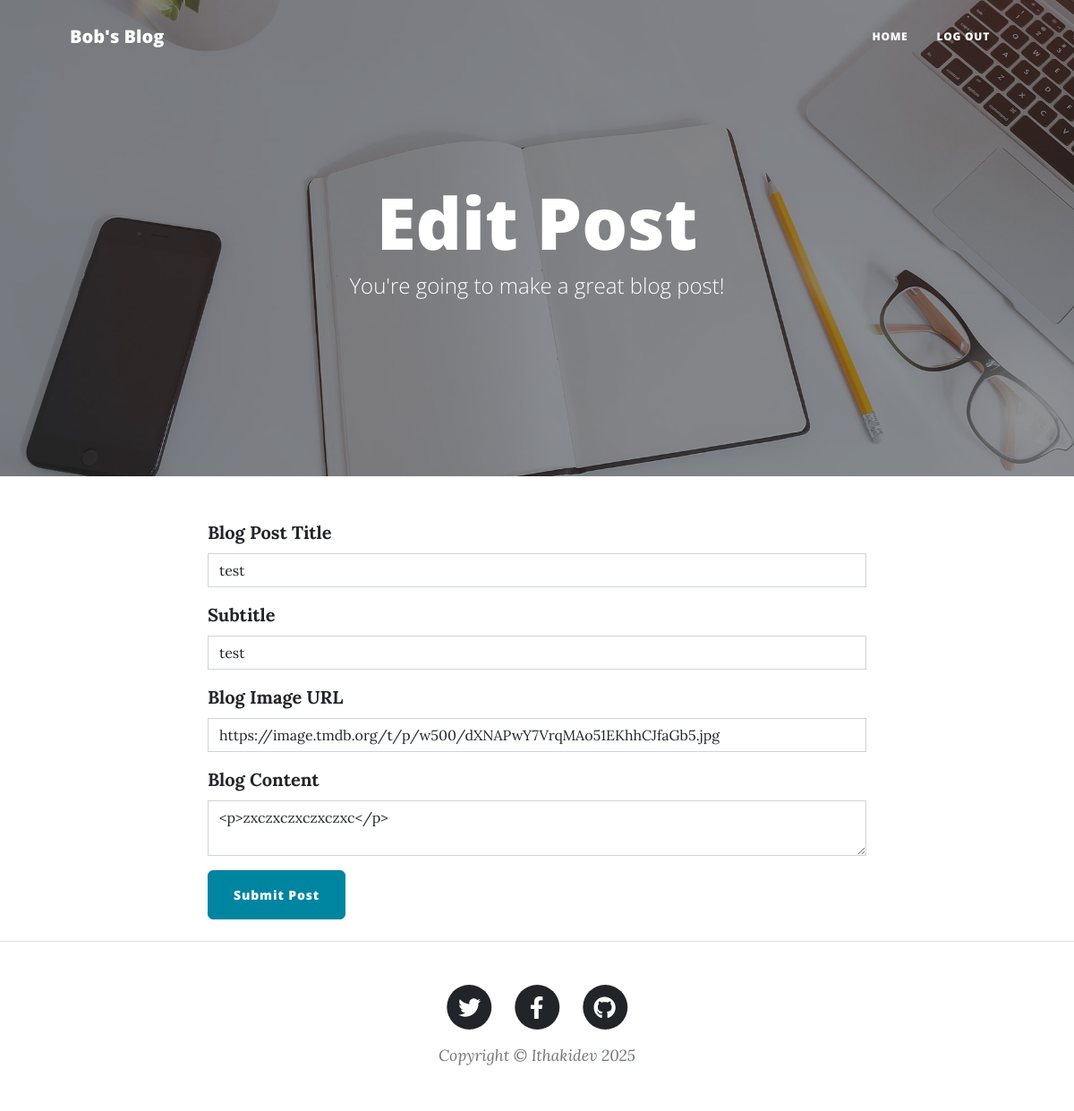
/edit-post/3 (signed in), run on the app's committed database.
### main.py (models this page shows)
class BlogPost(db.Model):
    __tablename__ = "blog_posts"
    id: Mapped[int] = mapped_column(Integer, primary_key=True)
    title: Mapped[str] = mapped_column(String(250), unique=True, nullable=False)
    subtitle: Mapped[str] = mapped_column(String(250), nullable=False)
    date: Mapped[str] = mapped_column(String(250), nullable=False)
    body: Mapped[str] = mapped_column(Text, nullable=False)
    author: Mapped[str] = mapped_column(String(250), nullable=False)
    img_url: Mapped[str] = mapped_column(String(250), nullable=False)
    author_id: Mapped[int] = mapped_column(Integer, db.ForeignKey('users.id'))
    author_user: Mapped["User"] = relationship("User", back_populates="posts")
    comments: Mapped[list["Comments"]] = relationship("Comments", back_populates="post", cascade="all, delete-orphan")

### main.py (the view, shortened to what this page needs)
@app.route("/edit-post/<int:post_id>", methods=["GET", "POST"])
@admin_required
def edit_post(post_id):
    post = db.get_or_404(BlogPost, post_id)
    edit_form = CreatePostForm(
        title=post.title,
        subtitle=post.subtitle,
        img_url=post.img_url,
        author=post.author,
        body=post.body
    )
    return render_template("make-post.html", form=edit_form, is_edit=True)

### forms.py
class CreatePostForm(FlaskForm):
    title = StringField("Blog Post Title", validators=[DataRequired()])
    subtitle = StringField("Subtitle", validators=[DataRequired()])
    img_url = StringField("Blog Image URL", validators=[DataRequired(), URL()])
    body = CKEditorField("Blog Content", validators=[DataRequired()])
    submit = SubmitField("Submit Post")

### main.py (called while the page is built)
@app.context_processor
def inject_global_vars():
    return {
        'current_year': date.today().year,
        'current_date': date.today(),
        'app_name': 'My Blog'
    }

def is_admin(user):
    return user.is_authenticated and user.id == 1

def admin_required(f):
    @wraps(f)
    def decorated_function(*args, **kwargs):
        if not current_user.is_authenticated:
            return redirect(url_for('login'))
        if not is_admin(current_user):
            abort(403)  # Forbidden
        return f(*args, **kwargs)
    return decorated_function

@login_manager.user_loader
def load_user(user_id):
    return db.get_or_404(User, user_id)

### templates/make-post.html
{% from "bootstrap5/form.html" import render_form %} {% block content %} {%
include "header.html" %}
<header
  class="masthead"
  style="background-image: url('../static/assets/img/edit-bg.jpg')"
>
  <div class="container position-relative px-4 px-lg-5">
    <div class="row gx-4 gx-lg-5 justify-content-center">
      <div class="col-md-10 col-lg-8 col-xl-7">
        <div class="page-heading">
          {% if is_edit: %}
          <h1>Edit Post</h1>
          {% else: %}
          <h1>New Post</h1>
          {% endif %}
          <span class="subheading"
            >You're going to make a great blog post!</span
          >
        </div>
      </div>
    </div>
  </div>
</header>
<main class="mb-4">
  <div class="container">
    <div class="row">
      <div class="col-lg-8 col-md-10 mx-auto">
        {{ ckeditor.load() }} {{ ckeditor.config(name='body') }} {{
        render_form(form, novalidate=True, button_map={"submit": "primary"}) }}
      </div>
    </div>
  </div>
</main>
{% include "footer.html" %} {% endblock %}

### data on the page
BlogPost: title "test", subtitle "test", img_url "https://image.tmdb.org/t/p/w500/dXNAPwY7VrqMAo51EKhhCJfaGb5.jpg", body "<p>zxczxczxczxczxc</p>"
